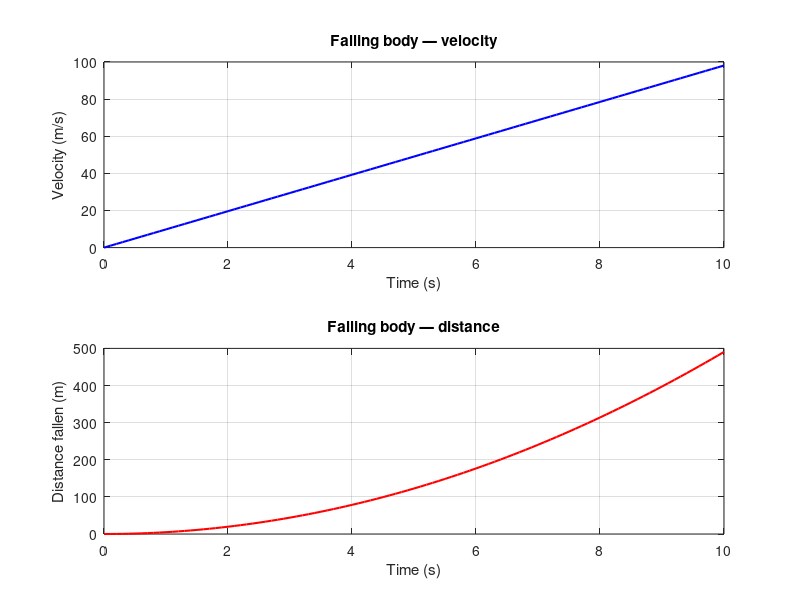

Here is the MATLAB script that generated this plot:
% falling_body.m — object falling under gravity
% Save this in: Desktop/aerospace-projects/matlab-scripts/

t = 0:0.1:10;
g = 9.81;
v = g * t;
h = 0.5 * g * t.^2;

figure;
subplot(2,1,1);
plot(t, v, 'b-', 'LineWidth', 1.5);
xlabel('Time (s)'); ylabel('Velocity (m/s)');
title('Falling body — velocity'); grid on;

subplot(2,1,2);
plot(t, h, 'r-', 'LineWidth', 1.5);
xlabel('Time (s)'); ylabel('Distance fallen (m)');
title('Falling body — distance'); grid on;
